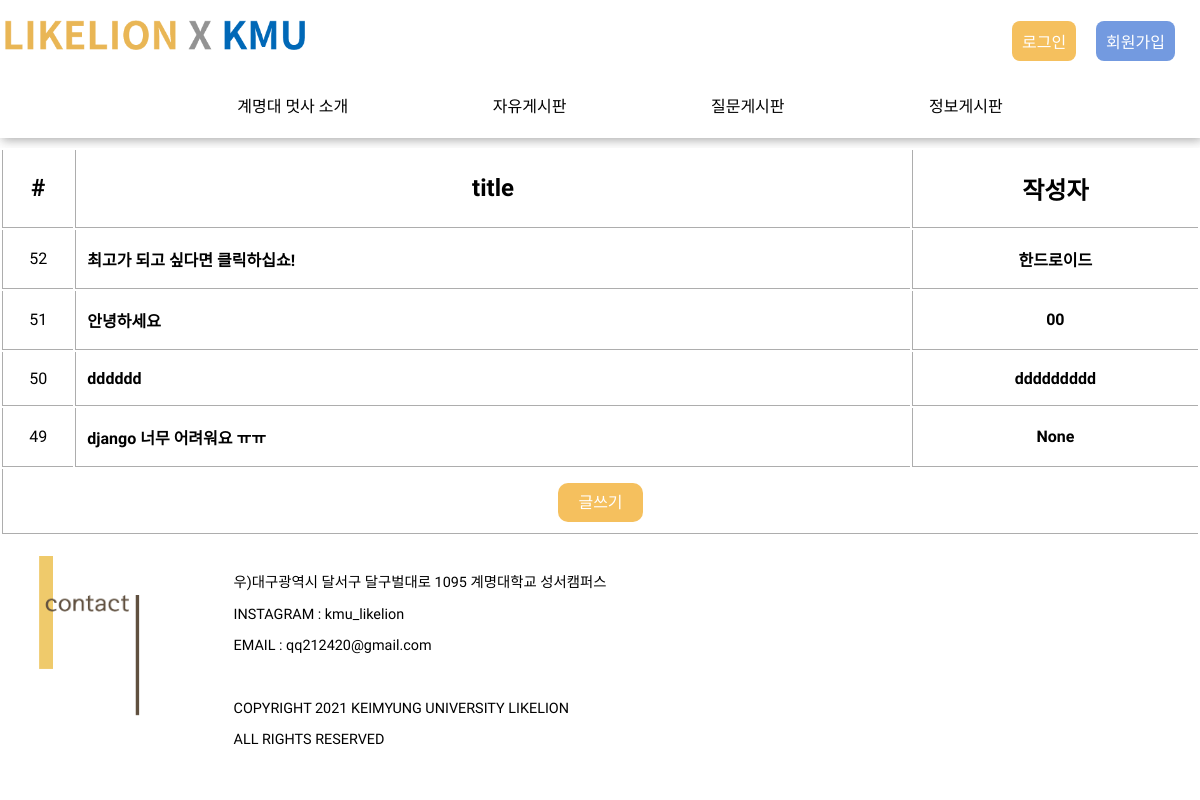
/free/, run on an earlier commit of the app's database.
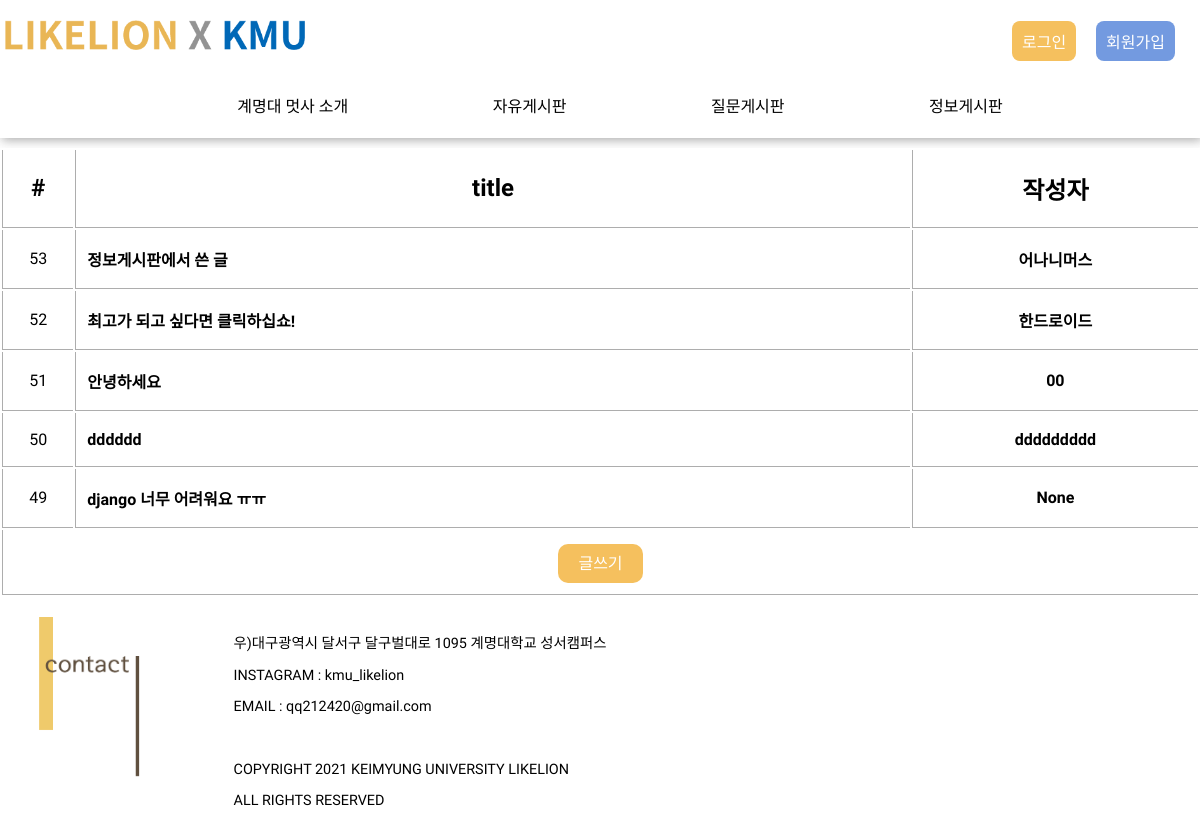
And on a later commit of the database.
### crud/models.py (models this page shows, shortened)
class Crud(models.Model):
    title = models.CharField(max_length=200)
    name = models.CharField(max_length=50, null=True)
    pub_date = models.DateTimeField('date published')
    body = models.TextField()

### crud/views.py (the view)
# urls.py: path('free/', views.free, name="free"),
def free(request):
    cruds = Crud.objects.all().order_by('-pub_date')
    return render(request, 'free.html', {'cruds':cruds})

### crud/templates/free.html
{% extends 'base.html' %}
{% load static %}
{% block content %}
<head>
    <link rel="stylesheet" href="{% static 'css/free.css' %}">
</head>
<body>
    <div class="tableBody" style="background-color: white;" >
        <table class="tableContainer" >
            <thead>
                <td><h2>#</h2></td>
                <td style="width: 70%;"><h2>title</h2></td>
                <td><h2>작성자</h2></td>
            </thead>
            {% for crud in cruds.all %}
            <tbody>
                <td style="text-align: center;">{{ crud.id }}</td>
                <td>
                    <div class="container">
                        <a href="{% url 'detail' crud.id %}"><h4 style="padding-left: 10px;">{{ crud.title }}</h4></a>
                    </div>
                </td>
                <td  style="text-align: center;">
                    <div class="container">
                        <a href="{% url 'detail' crud.id %}"><h4>{{ crud.name }}</h4></a>
                    </div>
                </td>
            </tbody>
            {% endfor %}
            <tfoot>
                <td colspan="3">
                    <div class="writePost" >
                        <a href="{% url 'new' %}">글쓰기</a>
                    </div>
                </td>
            </tfoot>
        </table>
    </div>
</body>
{% endblock %}

What changed in the data, as far as the page shows it:
added Crud: id "53", title "정보게시판에서 쓴 글", name "어나니머스"
